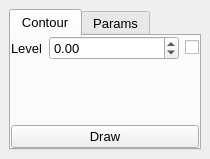
<?xml version="1.0" encoding="UTF-8"?>
<ui version="4.0">
 <class>nContours</class>
 <widget class="QMainWindow" name="nContours">
  <property name="geometry">
   <rect>
    <x>0</x>
    <y>0</y>
    <width>210</width>
    <height>159</height>
   </rect>
  </property>
  <property name="windowTitle">
   <string>Draw Contours</string>
  </property>
  <widget class="QWidget" name="centralwidget">
   <layout class="QGridLayout" name="gridLayout_3">
    <item row="0" column="0">
     <widget class="QTabWidget" name="tabWidget">
      <property name="font">
       <font>
        <pointsize>10</pointsize>
       </font>
      </property>
      <property name="currentIndex">
       <number>0</number>
      </property>
      <widget class="QWidget" name="contour">
       <attribute name="title">
        <string>Contour</string>
       </attribute>
       <layout class="QGridLayout" name="gridLayout">
        <property name="leftMargin">
         <number>0</number>
        </property>
        <property name="topMargin">
         <number>0</number>
        </property>
        <property name="rightMargin">
         <number>0</number>
        </property>
        <property name="bottomMargin">
         <number>0</number>
        </property>
        <item row="2" column="0">
         <spacer name="verticalSpacer_2">
          <property name="orientation">
           <enum>Qt::Vertical</enum>
          </property>
          <property name="sizeHint" stdset="0">
           <size>
            <width>20</width>
            <height>40</height>
           </size>
          </property>
         </spacer>
        </item>
        <item row="3" column="0">
         <widget class="QPushButton" name="draw_pb">
          <property name="font">
           <font>
            <pointsize>10</pointsize>
           </font>
          </property>
          <property name="text">
           <string>Draw</string>
          </property>
         </widget>
        </item>
        <item row="0" column="0">
         <layout class="QHBoxLayout" name="horizontalLayout" stretch="0,1,0">
          <item>
           <widget class="QLabel" name="label">
            <property name="font">
             <font>
              <pointsize>10</pointsize>
             </font>
            </property>
            <property name="text">
             <string>Level</string>
            </property>
           </widget>
          </item>
          <item>
           <widget class="QDoubleSpinBox" name="level_dsb">
            <property name="font">
             <font>
              <pointsize>10</pointsize>
             </font>
            </property>
            <property name="minimum">
             <double>-999999999.000000000000000</double>
            </property>
            <property name="maximum">
             <double>999999999.000000000000000</double>
            </property>
            <property name="neutrinoSave" stdset="0">
             <bool>true</bool>
            </property>
           </widget>
          </item>
          <item>
           <widget class="QCheckBox" name="percent">
            <property name="font">
             <font>
              <pointsize>10</pointsize>
             </font>
            </property>
            <property name="layoutDirection">
             <enum>Qt::RightToLeft</enum>
            </property>
            <property name="text">
             <string/>
            </property>
            <property name="neutrinoSave" stdset="0">
             <bool>true</bool>
            </property>
           </widget>
          </item>
         </layout>
        </item>
       </layout>
      </widget>
      <widget class="QWidget" name="params">
       <attribute name="title">
        <string>Params</string>
       </attribute>
       <layout class="QFormLayout" name="formLayout">
        <item row="0" column="0">
         <widget class="QLabel" name="label_2">
          <property name="font">
           <font>
            <pointsize>10</pointsize>
           </font>
          </property>
          <property name="text">
           <string>blur</string>
          </property>
         </widget>
        </item>
        <item row="0" column="1">
         <widget class="QSpinBox" name="blur_radius_sb">
          <property name="font">
           <font>
            <pointsize>10</pointsize>
           </font>
          </property>
          <property name="value">
           <number>2</number>
          </property>
          <property name="neutrinoSave" stdset="0">
           <bool>true</bool>
          </property>
         </widget>
        </item>
        <item row="1" column="0">
         <widget class="QLabel" name="label_3">
          <property name="font">
           <font>
            <pointsize>10</pointsize>
           </font>
          </property>
          <property name="text">
           <string>line params</string>
          </property>
         </widget>
        </item>
        <item row="1" column="1">
         <widget class="QToolButton" name="line">
          <property name="text">
           <string>...</string>
          </property>
          <property name="icon">
           <iconset resource="../resources/icons/icons.qrc">
            <normaloff>:/icons/line.png</normaloff>:/icons/line.png</iconset>
          </property>
         </widget>
        </item>
       </layout>
      </widget>
     </widget>
    </item>
   </layout>
  </widget>
 </widget>
 <resources>
  <include location="../resources/icons/icons.qrc"/>
 </resources>
 <connections/>
</ui>
